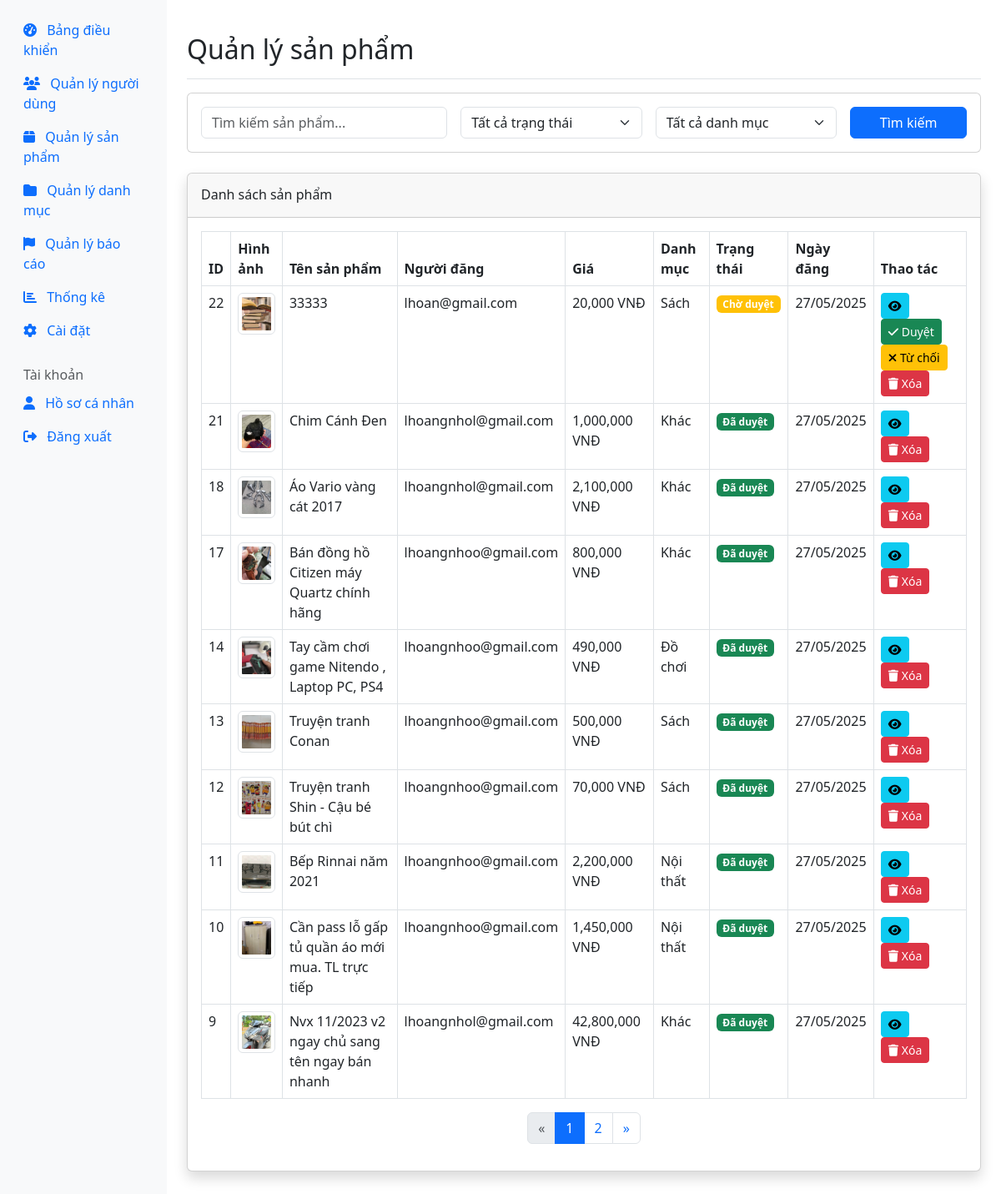
/admin/products.php (signed in), run on the app's committed database.
### tables this page shows
CREATE TABLE `products` (
  `id` int(11) NOT NULL,
  `user_id` int(11) NOT NULL,
  `name` varchar(255) NOT NULL,
  `description` text NOT NULL,
  `price` decimal(10,2) NOT NULL,
  `category_id` int(11) DEFAULT NULL,
  `category` enum('electronics','furniture','clothing','books','toys','others') NOT NULL,
  `condition` enum('new','like_new','good','fair','poor') NOT NULL,
  `image` varchar(255) NOT NULL,
  `status` enum('pending','approved','rejected','sold') NOT NULL DEFAULT 'pending',
  `views` int(11) NOT NULL DEFAULT 0,
  `created_at` datetime NOT NULL,
  `updated_at` datetime DEFAULT NULL
);

CREATE TABLE `users` (
  `id` int(11) NOT NULL,
  `username` varchar(50) NOT NULL,
  `email` varchar(100) NOT NULL,
  `google_id` varchar(255) DEFAULT NULL,
  `password` varchar(255) NOT NULL,
  `phone` varchar(20) DEFAULT NULL,
  `address` text DEFAULT NULL,
  `avatar` varchar(255) DEFAULT NULL,
  `role` enum('user','admin') NOT NULL DEFAULT 'user',
  `status` enum('active','blocked') NOT NULL DEFAULT 'active',
  `created_at` datetime NOT NULL,
  `last_login` datetime DEFAULT NULL
);

### admin/products.php (the view, shortened to what this page needs)
<?php
include '../config/db.php';
$page = isset($_GET['page']) ? (int)$_GET['page'] : 1;
$limit = 10;
$offset = ($page - 1) * $limit;
$search = isset($_GET['search']) ? sanitize($_GET['search']) : '';
$status = isset($_GET['status']) ? sanitize($_GET['status']) : '';
$category = isset($_GET['category']) ? sanitize($_GET['category']) : '';
$sql = "SELECT p.*, u.username FROM products p JOIN users u ON p.user_id = u.id WHERE 1=1";
$count_sql = "SELECT COUNT(*) as total FROM products p JOIN users u ON p.user_id = u.id WHERE 1=1";
$params = [];
$types = "";
$sql .= " ORDER BY p.created_at DESC LIMIT ?, ?";
$params[] = $offset;
$params[] = $limit;
$types .= "ii";
$stmt = $conn->prepare($sql);
if (!empty($params)) {
    $stmt->bind_param($types, ...$params);
}
$stmt->execute();
$result = $stmt->get_result();
$count_stmt = $conn->prepare($count_sql);
$count_stmt->execute();
$count_result = $count_stmt->get_result();
$count_row = $count_result->fetch_assoc();
$total_products = $count_row['total'];
$total_pages = ceil($total_products / $limit);
$category_display = [
    'electronics' => 'Điện tử',
    'furniture' => 'Nội thất',
    'clothing' => 'Quần áo',
    'books' => 'Sách',
    'toys' => 'Đồ chơi',
    'others' => 'Khác'
];
?>
<!DOCTYPE html>
<html lang="vi">
<head>
    <link href="https://cdn.jsdelivr.net/npm/bootstrap@5.3.0/dist/css/bootstrap.min.css" rel="stylesheet">
    <link rel="stylesheet" href="https://cdnjs.cloudflare.com/ajax/libs/font-awesome/6.4.0/css/all.min.css">
    <link rel="stylesheet" href="../assets/css/style.css">
</head>
<body>
    <div class="container-fluid">
        <div class="row">
            <?php include 'sidebar.php'; ?>
            <main class="col-md-9 ms-sm-auto col-lg-10 px-md-4 py-4">
                <div class="d-flex justify-content-between flex-wrap flex-md-nowrap align-items-center pt-3 pb-2 mb-3 border-bottom">
                    <h1 class="h2">Quản lý sản phẩm</h1>
                </div>
                <div class="card mb-4">
                    <div class="card-body">
                        <form action="products.php" method="GET" class="row g-3">
                            <div class="col-md-4">
                                <input type="text" class="form-control" name="search" placeholder="Tìm kiếm sản phẩm..." value="<?php echo htmlspecialchars($search); ?>">
                            </div>
                            <div class="col-md-3">
                                <select class="form-select" name="status">
                                    <option value="">Tất cả trạng thái</option>
                                </select>
                            </div>
                            <div class="col-md-3">
                                <select class="form-select" name="category">
                                    <option value="">Tất cả danh mục</option>
                                </select>
                            </div>
                            <div class="col-md-2">
                                <button type="submit" class="btn btn-primary w-100">Tìm kiếm</button>
                            </div>
                        </form>
                    </div>
                </div>
                <div class="card shadow mb-4">
                    <div class="card-header py-3">
                        <h6 class="m-0 font-weight-bold">Danh sách sản phẩm</h6>
                    </div>
                    <div class="card-body">
                        <div class="table-responsive">
                            <table class="table table-bordered" width="100%" cellspacing="0">
                                <thead>
                                    <tr>
                                        <th>ID</th>
                                        <th>Hình ảnh</th>
                                        <th>Tên sản phẩm</th>
                                        <th>Người đăng</th>
                                        <th>Giá</th>
                                        <th>Danh mục</th>
                                        <th>Trạng thái</th>
                                        <th>Ngày đăng</th>
                                        <th>Thao tác</th>
                                    </tr>
                                </thead>
                                <tbody>
                                    <?php if ($result->num_rows > 0): ?>
                                        <?php while($product = $result->fetch_assoc()): ?>
                                            <tr>
                                                <td><?php echo $product['id']; ?></td>
                                                <td>
                                                    <img src="../uploads/products/<?php echo $product['image']; ?>" alt="<?php echo $product['name']; ?>" class="img-thumbnail" style="width: 50px; height: 50px; object-fit: cover;">
                                                </td>
                                                <td><?php echo $product['name']; ?></td>
                                                <td><?php echo $product['username']; ?></td>
                                                <td><?php echo number_format($product['price']); ?> VNĐ</td>
                                                <td><?php echo $category_display[$product['category']]; ?></td>
                                                <td>
                                                    <?php if ($product['status'] == 'approved'): ?>
                                                        <span class="badge bg-success">Đã duyệt</span>
                                                    <?php elseif ($product['status'] == 'pending'): ?>
                                                        <span class="badge bg-warning">Chờ duyệt</span>
                                                    <?php elseif ($product['status'] == 'rejected'): ?>
                                                        <span class="badge bg-danger">Đã từ chối</span>
                                                    <?php elseif ($product['status'] == 'sold'): ?>
                                                        <span class="badge bg-info">Đã bán</span>
                                                    <?php endif; ?>
                                                </td>
                                                <td><?php echo date('d/m/Y', strtotime($product['created_at'])); ?></td>
                                                <td>
                                                    <a href="../product-detail.php?id=<?php echo $product['id']; ?>" class="btn btn-sm btn-info" target="_blank">
                                                        <i class="fas fa-eye"></i>
                                                    </a>
                                                    <?php if ($product['status'] == 'pending'): ?>
                                                        <a href="products.php?action=approve&id=<?php echo $product['id']; ?>" class="btn btn-sm btn-success">
                                                            <i class="fas fa-check"></i> Duyệt
                                                        </a>
                                                        <a href="products.php?action=reject&id=<?php echo $product['id']; ?>" class="btn btn-sm btn-warning">
                                                            <i class="fas fa-times"></i> Từ chối
                                                        </a>
                                                    <?php endif; ?>
                                                    <a href="products.php?action=delete&id=<?php echo $product['id']; ?>" class="btn btn-sm btn-danger" onclick="return confirm('Bạn có chắc chắn muốn xóa sản phẩm này?')">
                                                        <i class="fas fa-trash"></i> Xóa
                                                    </a>
                                                </td>
                                            </tr>
                                        <?php endwhile; ?>
                                    <?php else: ?>
                                        <tr>
                                            <td colspan="9" class="text-center">Không có dữ liệu</td>
                                        </tr>
                                    <?php endif; ?>
                                </tbody>
                            </table>
                        </div>
                        <?php if ($total_pages > 1): ?>
                            <nav aria-label="Page navigation">
                                <ul class="pagination justify-content-center">
                                    <li class="page-item <?php echo $page <= 1 ? 'disabled' : ''; ?>">
                                        <a class="page-link" href="?page=<?php echo $page - 1; ?>&search=<?php echo urlencode($search); ?>&status=<?php echo urlencode($status); ?>&category=<?php echo urlencode($category); ?>" aria-label="Previous">
                                            <span aria-hidden="true">&laquo;</span>
                                        </a>
                                    </li>
                                    <?php for ($i = 1; $i <= $total_pages; $i++): ?>
                                        <li class="page-item <?php echo $page == $i ? 'active' : ''; ?>">
                                            <a class="page-link" href="?page=<?php echo $i; ?>&search=<?php echo urlencode($search); ?>&status=<?php echo urlencode($status); ?>&category=<?php echo urlencode($category); ?>"><?php echo $i; ?></a>
                                        </li>
                                    <?php endfor; ?>
                                    <li class="page-item <?php echo $page >= $total_pages ? 'disabled' : ''; ?>">
                                        <a class="page-link" href="?page=<?php echo $page + 1; ?>&search=<?php echo urlencode($search); ?>&status=<?php echo urlencode($status); ?>&category=<?php echo urlencode($category); ?>" aria-label="Next">
                                            <span aria-hidden="true">&raquo;</span>
                                        </a>
                                    </li>
                                </ul>
                            </nav>
                        <?php endif; ?>
                    </div>
                </div>
            </main>
        </div>
    </div>
</body>
</html>

### data on the page
products: id "22", image (picture), name "33333", user.username "lhoan@gmail.com", price "20,000", category "Sách", status "Chờ duyệt", created_at "27/05/2025"
products: id "21", image (picture), name "Chim Cánh Đen", user.username "lhoangnhol@gmail.com", price "1,000,000", category "Khác", status "Đã duyệt", created_at "27/05/2025"
products: id "18", image (picture), name "Áo Vario vàng cát 2017", user.username "lhoangnhol@gmail.com", price "2,100,000", category "Khác", status "Đã duyệt", created_at "27/05/2025"
products: id "17", image (picture), name "Bán đồng hồ Citizen máy Quartz chính hãng", user.username "lhoangnhoo@gmail.com", price "800,000", category "Khác", status "Đã duyệt", created_at "27/05/2025"
products: id "14", image (picture), name "Tay cầm chơi game Nitendo , Laptop PC, PS4", user.username "lhoangnhoo@gmail.com", price "490,000", category "Đồ chơi", status "Đã duyệt", created_at "27/05/2025"
products: id "13", image (picture), name "Truyện tranh Conan", user.username "lhoangnhoo@gmail.com", price "500,000", category "Sách", status "Đã duyệt", created_at "27/05/2025"
products: id "12", image (picture), name "Truyện tranh Shin - Cậu bé bút chì", user.username "lhoangnhoo@gmail.com", price "70,000", category "Sách", status "Đã duyệt", created_at "27/05/2025"
products: id "11", image (picture), name "Bếp Rinnai năm 2021", user.username "lhoangnhoo@gmail.com", price "2,200,000", category "Nội thất", status "Đã duyệt", created_at "27/05/2025"
products: id "10", image (picture), name "Cần pass lỗ gấp tủ quần áo mới mua. TL trực tiếp", user.username "lhoangnhoo@gmail.com", price "1,450,000", category "Nội thất", status "Đã duyệt", created_at "27/05/2025"
products: id "9", image (picture), name "Nvx 11/2023 v2 ngay chủ sang tên ngay bán nhanh", user.username "lhoangnhol@gmail.com", price "42,800,000", category "Khác", status "Đã duyệt", created_at "27/05/2025"
